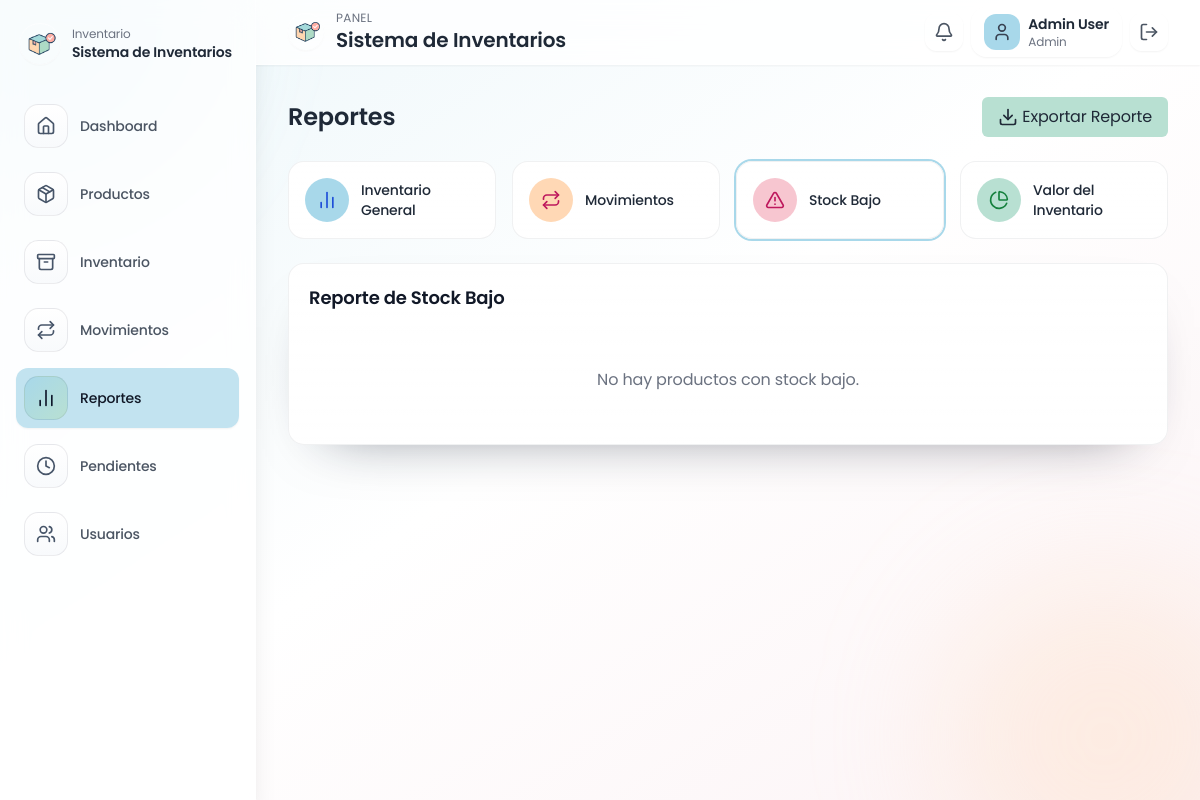
/reports?report=lowStock&range=month (signed in), run on an earlier commit of the app's database.
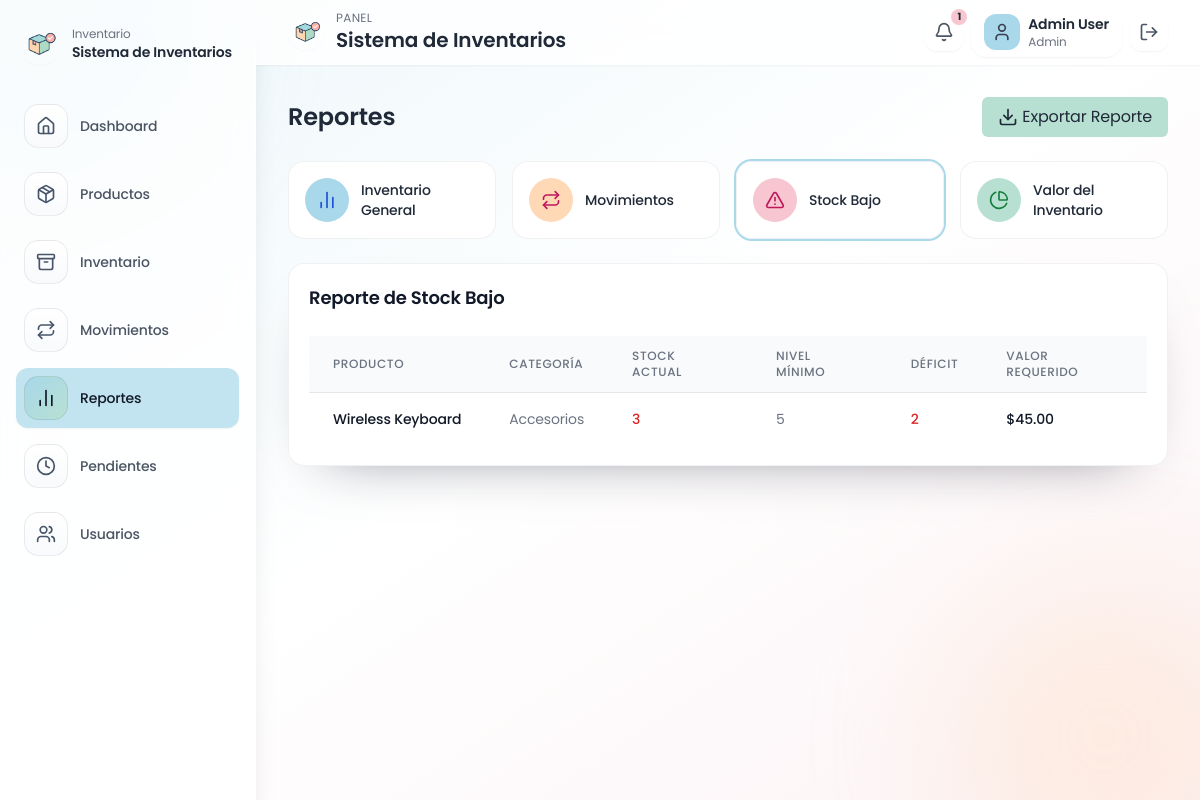
And on a later commit of the database.
### tables this page shows
CREATE TABLE IF NOT EXISTS products (
    id INT AUTO_INCREMENT PRIMARY KEY,
    name VARCHAR(150) NOT NULL,
    description TEXT,
    category_id INT NOT NULL,
    price DECIMAL(10,2) NOT NULL DEFAULT 0,
    cost DECIMAL(10,2) NOT NULL DEFAULT 0,
    stock_quantity INT NOT NULL DEFAULT 0,
    min_stock_level INT NOT NULL DEFAULT 0,
    active TINYINT(1) NOT NULL DEFAULT 1,
    image_url TEXT,
    created_at DATETIME NOT NULL DEFAULT CURRENT_TIMESTAMP,
    CONSTRAINT fk_products_category FOREIGN KEY (category_id) REFERENCES categories(id) ON UPDATE CASCADE
);

CREATE TABLE IF NOT EXISTS categories (
    id INT AUTO_INCREMENT PRIMARY KEY,
    name VARCHAR(120) NOT NULL UNIQUE,
    created_at DATETIME NOT NULL DEFAULT CURRENT_TIMESTAMP
);

### app/helpers.php (called while the page is built, shortened)
<?php
function e(?string $value): string
{
    return htmlspecialchars((string) $value, ENT_QUOTES, 'UTF-8');
}
function render(string $view, array $data = [], ?string $layout = 'layout'): void
{
    $viewFile = __DIR__ . '/Views/' . $view . '.php';
    extract($data);
    include $viewFile;
}

### app/Core/Controller.php (called while the page is built, shortened)
<?php
abstract class Controller
{
    protected function render(string $view, array $data = [], ?string $layout = 'layout'): void
    {
        render($view, $data, $layout);
    }
}

### app/Controllers/ReportController.php (called while the page is built, shortened)
<?php
class ReportController extends Controller
{
    public function index(): void
    {
        $reportType = $_GET['report'] ?? 'inventory';
        $dateRange = $_GET['range'] ?? 'month';
        $products = Product::all(null, null, true);
        $lowStock = Product::lowStock();
        $inventoryValue = array_reduce($products, fn ($carry, $p) => $carry + ($p['price'] * $p['stock_quantity']), 0);
        $inventoryCost = array_reduce($products, fn ($carry, $p) => $carry + ($p['cost'] * $p['stock_quantity']), 0);
        $productsByCategory = [];
        foreach ($products as $product) {
            $category = $product['category'] ?: 'General';
            $productsByCategory[$category] = ($productsByCategory[$category] ?? 0) + 1;
        }
        $valueByCategory = [];
        foreach ($products as $product) {
            $category = $product['category'] ?: 'General';
            $valueByCategory[$category] = ($valueByCategory[$category] ?? 0) + ($product['price'] * $product['stock_quantity']);
        }
        $filters = [
            'date_range' => $dateRange,
        ];
        $movementStats = Movement::stats($dateRange);
        $movements = Movement::filtered($filters);
        $this->render('reports/index', [
            'reportType' => $reportType,
            'dateRange' => $dateRange,
            'products' => $products,
            'lowStock' => $lowStock,
            'productsByCategory' => $productsByCategory,
            'valueByCategory' => $valueByCategory,
            'inventoryValue' => $inventoryValue,
            'inventoryCost' => $inventoryCost,
            'movementStats' => $movementStats,
            'movements' => $movements,
            'message' => flash('success'),
        ]);
    }
}

### public/index.php (called while the page is built, shortened)
<?php
$router = new Router();
$router->get('/login', [AuthController::class, 'showLogin']);
$router->post('/login', [AuthController::class, 'login']);
$router->get('/logout', [AuthController::class, 'logout']);
$router->get('/', [DashboardController::class, 'index']);
$router->get('/products', [ProductController::class, 'index']);
$router->post('/products/save', [ProductController::class, 'save']);
$router->post('/products/deactivate', [ProductController::class, 'deactivate']);
$router->post('/products/reactivate', [ProductController::class, 'reactivate']);
$router->post('/products/delete', [ProductController::class, 'delete']);
$router->post('/categories/save', [CategoryController::class, 'save']);
$router->get('/inventory', [InventoryController::class, 'index']);
$router->post('/inventory/adjust', [InventoryController::class, 'adjust']);
$router->get('/movements', [MovementController::class, 'index']);
$router->post('/movements/save', [MovementController::class, 'save']);
$router->get('/movements/pending', [MovementController::class, 'pending']);
$router->post('/movements/approve', [MovementController::class, 'approve']);
$router->post('/movements/reject', [MovementController::class, 'reject']);
$router->get('/reports', [ReportController::class, 'index']);
$router->get('/users', [UserController::class, 'index']);
$router->post('/users/save', [UserController::class, 'save']);
$router->post('/users/delete', [UserController::class, 'delete']);
$router->post('/users/toggle', [UserController::class, 'toggle']);
$router->dispatch($_SERVER['REQUEST_METHOD'], parse_url($_SERVER['REQUEST_URI'] ?? '/', PHP_URL_PATH) ?: '/');

### app/Models/Product.php (called while the page is built, shortened)
<?php
class Product
{
    public static function lowStock(): array
    {
        $pdo = Database::connection();
        $stmt = $pdo->query('SELECT p.*, c.name as category, c.id as category_id FROM products p INNER JOIN categories c ON c.id = p.category_id WHERE p.stock_quantity <= p.min_stock_level AND p.active = 1 ORDER BY p.stock_quantity ASC');
        return $stmt->fetchAll();
    }
}

### app/Views/reports/index.php (the view, shortened to what the rows shown need)
<?php
$totalProducts = count($products);
$totalStock = array_sum(array_map(fn ($p) => (int) $p['stock_quantity'], $products));
$lowStockCount = count($lowStock);
$topStock = $products;
usort($topStock, fn ($a, $b) => $b['stock_quantity'] <=> $a['stock_quantity']);
$topStock = array_slice($topStock, 0, 5);
?>
<div class="max-w-7xl mx-auto space-y-6">
    <div class="flex flex-col sm:flex-row items-start sm:items-center justify-between">
        <h2 class="text-2xl font-semibold text-gray-800">Reportes</h2>
    </div>
    <div class="card space-y-6">
        <?php if ($reportType === 'inventory'): ?>
            <h3 class="text-lg font-semibold mb-4">Reporte de Inventario General</h3>
            <div class="grid grid-cols-1 md:grid-cols-2 gap-6">
                <div>
                    <h4 class="text-md font-medium mb-3">Resumen</h4>
                    <div class="bg-gray-50 p-4 rounded-md">
                        <div class="grid grid-cols-2 gap-4">
                            <div>
                                <p class="text-sm text-gray-500">Total de Productos</p>
                                <p class="text-xl font-semibold"><?= $totalProducts ?></p>
                            </div>
                            <div>
                                <p class="text-sm text-gray-500">Stock Total</p>
                                <p class="text-xl font-semibold"><?= $totalStock ?> unidades</p>
                            </div>
                            <div>
                                <p class="text-sm text-gray-500">Productos con Stock Bajo</p>
                                <p class="text-xl font-semibold"><?= $lowStockCount ?></p>
                            </div>
                            <div>
                                <p class="text-sm text-gray-500">Valor del Inventario</p>
                                <p class="text-xl font-semibold">$<?= number_format((float) $inventoryValue, 2) ?></p>
                            </div>
                        </div>
                    </div>
                    <h4 class="text-md font-medium mt-6 mb-3">Productos por Categoría</h4>
                    <div class="bg-gray-50 p-4 rounded-md space-y-3">
                        <?php foreach ($productsByCategory as $category => $count): ?>
                            <div class="flex justify-between items-center">
                                <span class="text-sm text-gray-700"><?= e($category) ?></span>
                                <div class="flex items-center">
                                    <div class="w-32 h-3 bg-gray-200 rounded-full mr-2 overflow-hidden">
                                        <div class="h-full bg-blue-pastel rounded-full" style="width: <?= $totalProducts > 0 ? ($count / $totalProducts * 100) : 0 ?>%"></div>
                                    </div>
                                    <span class="text-xs text-gray-500"><?= $count ?></span>
                                </div>
                            </div>
                        <?php endforeach; ?>
                    </div>
                </div>
                <div>
                    <h4 class="text-md font-medium mb-3">Top 5 Productos con Mayor Stock</h4>
                    <div class="bg-gray-50 p-4 rounded-md mb-6">
                        <div class="space-y-3">
                            <?php foreach ($topStock as $product): ?>
                                <div class="flex justify-between items-center">
                                    <span class="text-sm text-gray-700"><?= e($product['name']) ?></span>
                                    <div class="flex items-center">
                                        <div class="w-32 h-3 bg-gray-200 rounded-full mr-2 overflow-hidden">
                                            <div class="h-full bg-green-pastel rounded-full" style="width: <?= $totalStock > 0 ? ($product['stock_quantity'] / $totalStock * 100) : 0 ?>%"></div>
                                        </div>
                                        <span class="text-xs text-gray-500"><?= (int) $product['stock_quantity'] ?></span>
                                    </div>
                                </div>
                            <?php endforeach; ?>
                        </div>
                    </div>
                    <h4 class="text-md font-medium mb-3">Productos con Stock Bajo</h4>
                    <div class="bg-gray-50 p-4 rounded-md">
                        <?php if ($lowStockCount === 0): ?>
                            <p class="text-sm text-gray-500">No hay productos con stock bajo.</p>
                        <?php else: ?>
                            <div class="space-y-3">
                                <?php foreach ($lowStock as $product): ?>
                                    <?php $percent = $product['min_stock_level'] > 0 ? ($product['stock_quantity'] / $product['min_stock_level']) * 100 : 0; ?>
                                    <div class="flex justify-between items-center">
                                        <span class="text-sm text-gray-700"><?= e($product['name']) ?></span>
                                        <div class="flex items-center">
                                            <div class="w-32 h-3 bg-gray-200 rounded-full mr-2 overflow-hidden">
                                                <div class="h-full bg-pink-pastel rounded-full" style="width: <?= $percent ?>%"></div>
                                            </div>
                                            <span class="text-xs text-gray-500"><?= (int) $product['stock_quantity'] ?> / <?= (int) $product['min_stock_level'] ?></span>
                                        </div>
                                    </div>
                                <?php endforeach; ?>
                            </div>
                        <?php endif; ?>
                    </div>
                </div>
            </div>
        <?php elseif ($reportType === 'lowStock'): ?>
            <?php if ($lowStockCount === 0): ?>
                <div class="text-center py-8">
                    <p class="text-gray-500">No hay productos con stock bajo.</p>
                </div>
            <?php else: ?>
                <div class="overflow-x-auto">
                    <table class="min-w-full divide-y divide-gray-200">
                        <thead class="bg-gray-50">
                        <tr>
                            <th class="px-6 py-3 text-left text-xs font-medium text-gray-500 uppercase tracking-wider">Producto</th>
                            <th class="px-6 py-3 text-left text-xs font-medium text-gray-500 uppercase tracking-wider">Categoría</th>
                            <th class="px-6 py-3 text-left text-xs font-medium text-gray-500 uppercase tracking-wider">Stock Actual</th>
                            <th class="px-6 py-3 text-left text-xs font-medium text-gray-500 uppercase tracking-wider">Nivel Mínimo</th>
                            <th class="px-6 py-3 text-left text-xs font-medium text-gray-500 uppercase tracking-wider">Déficit</th>
                            <th class="px-6 py-3 text-left text-xs font-medium text-gray-500 uppercase tracking-wider">Valor Requerido</th>
                        </tr>
                        </thead>
                        <tbody class="bg-white divide-y divide-gray-200">
                        <?php foreach ($lowStock as $product): ?>
                            <?php
                            $deficit = max(0, $product['min_stock_level'] - $product['stock_quantity']);
                            $valueNeeded = $deficit * $product['cost'];
                            ?>
                            <tr>
                                <td class="px-6 py-4 whitespace-nowrap">
                                    <div class="text-sm font-medium text-gray-900"><?= e($product['name']) ?></div>
                                </td>
                                <td class="px-6 py-4 whitespace-nowrap">
                                    <div class="text-sm text-gray-500"><?= e($product['category']) ?></div>
                                </td>
                                <td class="px-6 py-4 whitespace-nowrap">
                                    <div class="text-sm font-medium text-red-600"><?= (int) $product['stock_quantity'] ?></div>
                                </td>
                                <td class="px-6 py-4 whitespace-nowrap">
                                    <div class="text-sm text-gray-500"><?= (int) $product['min_stock_level'] ?></div>
                                </td>
                                <td class="px-6 py-4 whitespace-nowrap">
                                    <div class="text-sm font-medium text-red-600"><?= $deficit ?></div>
                                </td>
                                <td class="px-6 py-4 whitespace-nowrap">
                                    <div class="text-sm font-medium text-gray-900">$<?= number_format($valueNeeded, 2) ?></div>
                                </td>
                            </tr>
                        <?php endforeach; ?>
                        </tbody>
                    </table>
                </div>
            <?php endif; ?>
        <?php endif; ?>
    </div>
</div>

What changed in the data, as far as the page shows it:
now on this page (row edited): products: name "Wireless Keyboard", category.name "Accesorios", stock_quantity "3", min_stock_level "5", deficit "2", valueNeeded "45.00"
Also different on the page:
$lowStockCount: (not shown) → "1"
text no longer shown: "No hay productos con stock bajo."
text now shown: "PRODUCTO CATEGORÍA STOCK ACTUAL NIVEL MÍNIMO DÉFICIT VALOR REQUERIDO"
